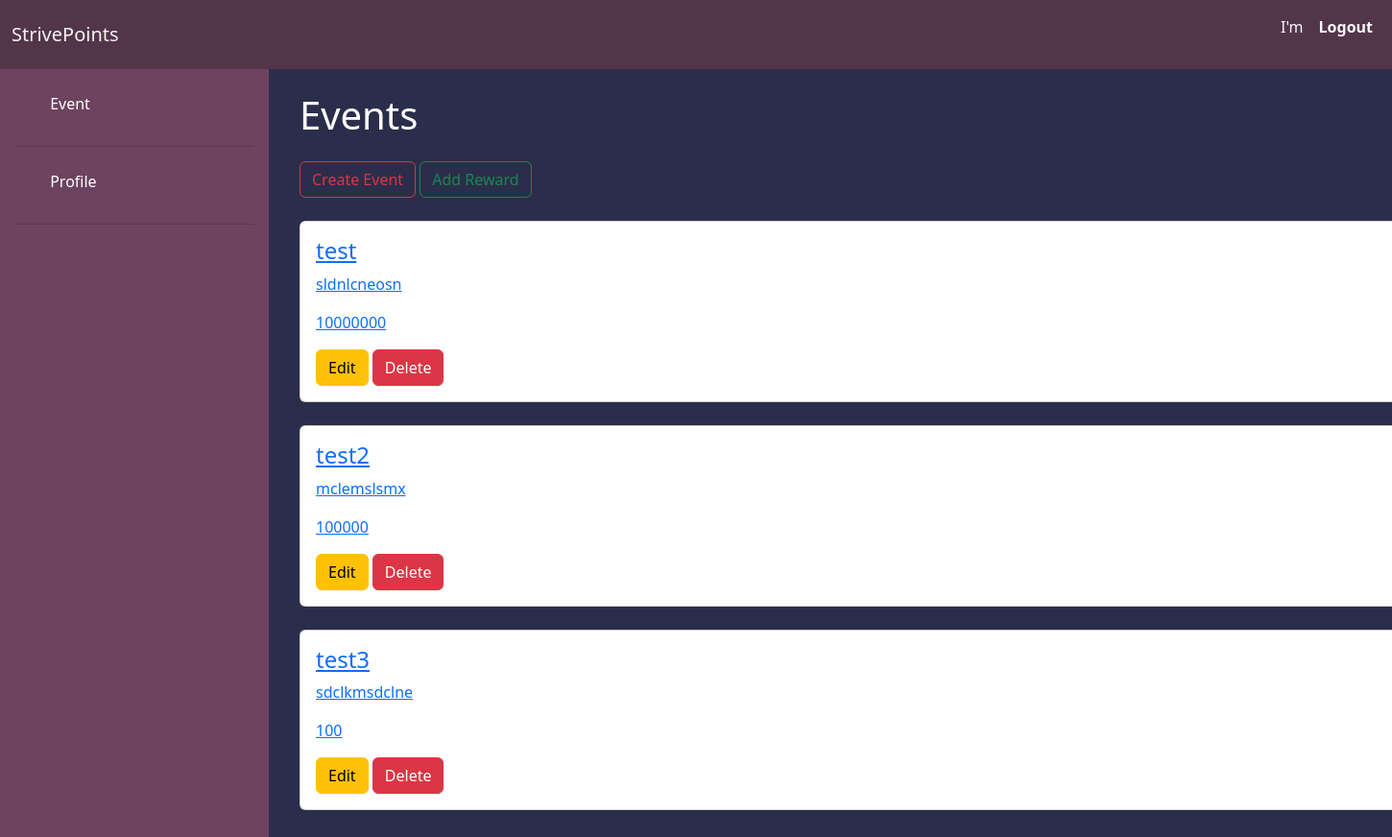
The page /russian/events/ on the database as committed earlier.
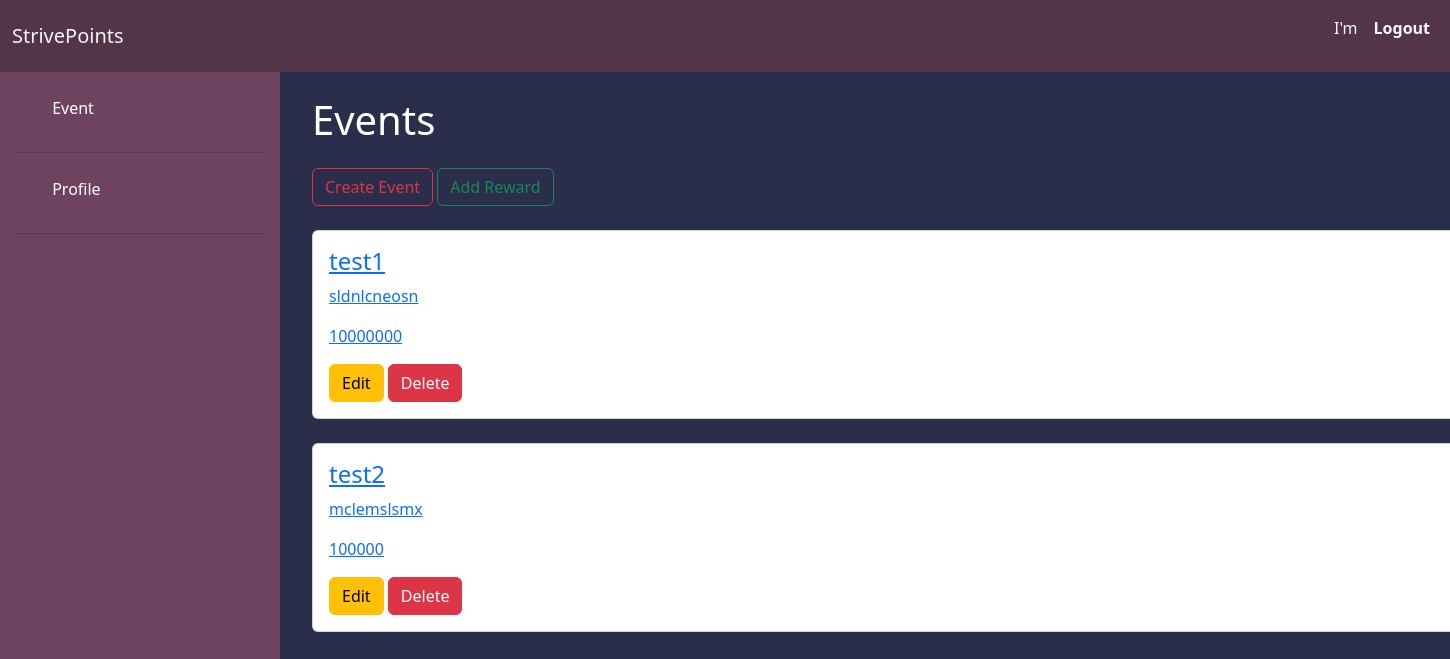
The same page on the database as committed later.
### russian/models.py (models this page shows)
class Event(models.Model):
    name = models.CharField(max_length=100)
    description = models.TextField(blank=True, null=True)
    point_reward = models.IntegerField(default=0)
    admin = models.ForeignKey(User, on_delete=models.CASCADE)
    reward = models.ManyToManyField("russian.Reward")

### russian/views.py (the view)
# urls.py: path("events/", views.EventListView.as_view(), name="event"),
class EventListView(View):
    def get(self, request):
        event = Event.objects.all()
        return render(request, 'event-list.html', {'event': event})

### russian/templates/event-list.html (shortened to what this page needs)
{% extends 'layout.html' %}
{% block side_nav %}{% include 'side_nav.html' %}{% endblock %}
{% block content %}
<h1 class="mb-4">Events</h1>
<div class="create-event">
    <a class="btn btn-outline-danger" href="{% url 'add-event' %}">Create Event</a>
    <a class="btn btn-outline-success" href="{% url 'add-reward' %}">Add Reward</a>
</div>
<br>
{% for i in event %}
<a href="{% url 'challenge' i.id %}">
    <div class="card">
        <div class="card-body">
            <h4>{{i.name}}</h4>
            <p>{{i.description}}</p>
            <p>{{i.point_reward}}</p>
            <div>
                <a class="btn btn-warning" href="{% url 'edit-event' i.id %}">Edit</a>
                <a class="btn btn-danger" href="{% url 'delete-event' i.id %}">Delete</a>
            </div>
        </div>
    </div>
</a>
<br>
{% empty %}
<div class="card">
    <div class="card-body">
        Don't have events in this time!
    </div>
</div>
{% endfor %}
{% endblock %}

### russian/templates/layout.html (shortened to what this page needs)
{% load static %}
<!DOCTYPE html>
<html lang="en">
<head>
    {% load django_bootstrap5 %}
    {% bootstrap_css %}
</head>
<body style="background-color: #2B2E4A;">
    <nav class="navbar navbar-expand-lg navbar-light" style="background-color: #53354A;">
        <div class="container-fluid">
            <a class="navbar-brand" href="" style="color: rgb(245, 244, 243);">StrivePoints</a>
            <div class="collapse navbar-collapse" id="navbarNav">
                <ul class="navbar-nav ms-auto ">
                    <li class="nav-item">
                        <p class="nav-link text-light"> I'm {{ user.username }}</p>
                    </li>
                    <li class="nav-item">
                        <a class="nav-link text-light" href="{% url 'logout' %}"><b>Logout</b></a>
                    </li>
                </ul>
            </div>
        </div>
    </nav>
    {% block side_nav %}{% include 'side_nav.html' %}{% endblock %}
    <div class="content container py-4 position-relative" style="margin-left: 300px;">
        {% block content %}
        {% endblock %}
    </div>
</body>

### russian/templates/side_nav.html (shortened to what this page needs)
<!DOCTYPE html>
<html lang="en">
<head>
</head>
<body>
    <main>
        <nav class="d-flex flex-column flex-shrink-0 p-3 bg-light" style="width: 280px; position: fixed; height: 100%;">
            <ul class="nav nav-pills flex-column mb-auto">
                <li>
                    <a href="{% url 'event' %}" class="nav-link" aria-label="Event">
                        <svg class="bi me-2" width="16" height="16">
                            <use xlink:href="#people-circle"></use>
                        </svg>
                        Event
                    </a>
                </li>
                <hr>
                <li>
                    <a href="{% url 'profile' %}" class="nav-link" aria-label="Profile">
                        <svg class="bi me-2" width="16" height="16">
                            <use xlink:href="#people-circle"></use>
                        </svg>
                        Profile
                    </a>
                </li>
                <hr>
            </ul>
        </nav>
    </main>
</body>
</html>

### russian/templates/event-list.html (style rules this page uses)
.mb-4 { color: white; }

### russian/templates/side_nav.html (style rules this page uses)
main { display: flex; flex-wrap: nowrap; height: 100%; height: -webkit-fill-available; overflow-x: auto; overflow-y: hidden; }
.nav-link { color: #ffffff; text-decoration: none; transition: color 0.3s, background-color 0.3s; }
.d-flex { display: flex; }
.flex-column { flex-direction: column; }
.flex-shrink-0 { flex-shrink: 0; }
.p-3 { padding: 1rem; }
.bg-light { background-color: #6d4360 !important; }
.nav-pills .nav-link { border-radius: 0.25rem; padding: 0.5rem; margin-bottom: 0.5rem; }

Rows that differ between the two databases and show on the page:
removed Event: name "test3", description "sdclkmsdclne", point_reward "100"
changed Event "sldnlcneosn": name "test" → "test1"
